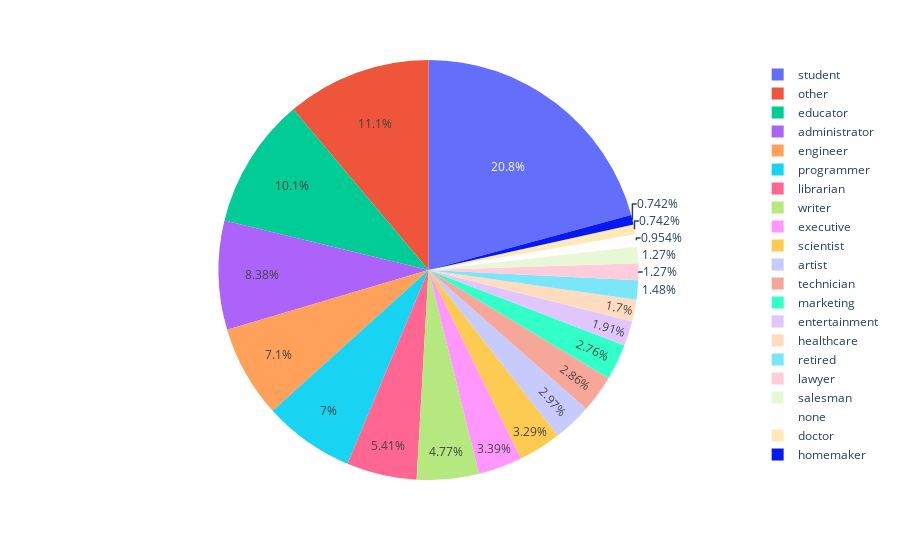

The notebook cell saved with this chart:
### Code cell
fig = px.pie(values=data_count_user_occupation["times"], names=data_count_user_occupation["occupation"])

fig.show()

### Figure 1 — Plotly figure (JSON) as saved in the notebook; plotly's stock layout.template omitted (floating-point values rounded to 4 significant figures)
{"data": [{"domain": {"x": [0, 1], "y": [0, 1]}, "hovertemplate": "label=%{label}<br>value=%{value}<extra></extra>", "labels": ["administrator", "artist", "doctor", "educator", "engineer", "entertainment", "executive", "healthcare", "homemaker", "lawyer", "librarian", "marketing", "none", "other", "programmer", "retired", "salesman", "scientist", "student", "technician", "writer"], "legendgroup": "", "name": "", "showlegend": true, "type": "pie", "values": [79, 28, 7, 95, 67, 18, 32, 16, 7, 12, 51, 26, 9, 105, 66, 14, 12, 31, 196, 27, 45]}], "layout": {"legend": {"tracegroupgap": 0}, "margin": {"t": 60}}}
